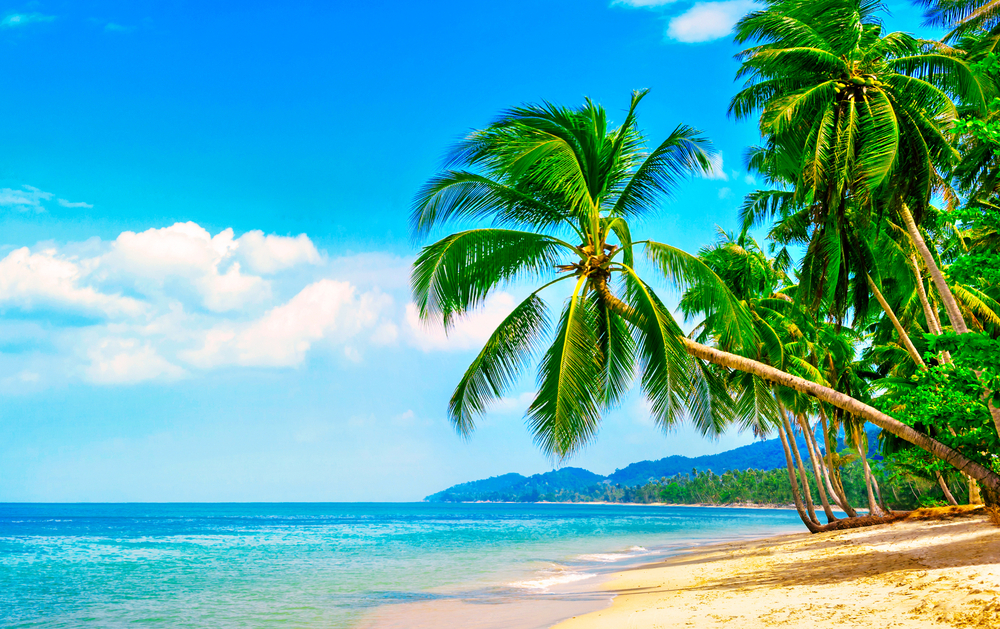
#> input picture 14_Smooting_filters/images/beach.jpg, 1000 x 629 px
$ jupyter execute averging.ipynb   (shell and % lines are left out)
#> lines starting #> are read from the running program, lines starting #| are printed output that depends on the picture
[cell 1]

import cv2
import numpy

[cell 2]
img = cv2.imread('./images/beach.jpg')
#> img is the input picture: shape (629, 1000, 3); mean B, G, R 169.6, 171.4, 88.4

cv2.imshow('image', img)
cv2.waitKey(0)
cv2.destroyAllWindows()

Averaging

[cell 3]
blur_avg3 = cv2.blur(img, (3,3))
blur_avg5 = cv2.blur(img, (5,5))
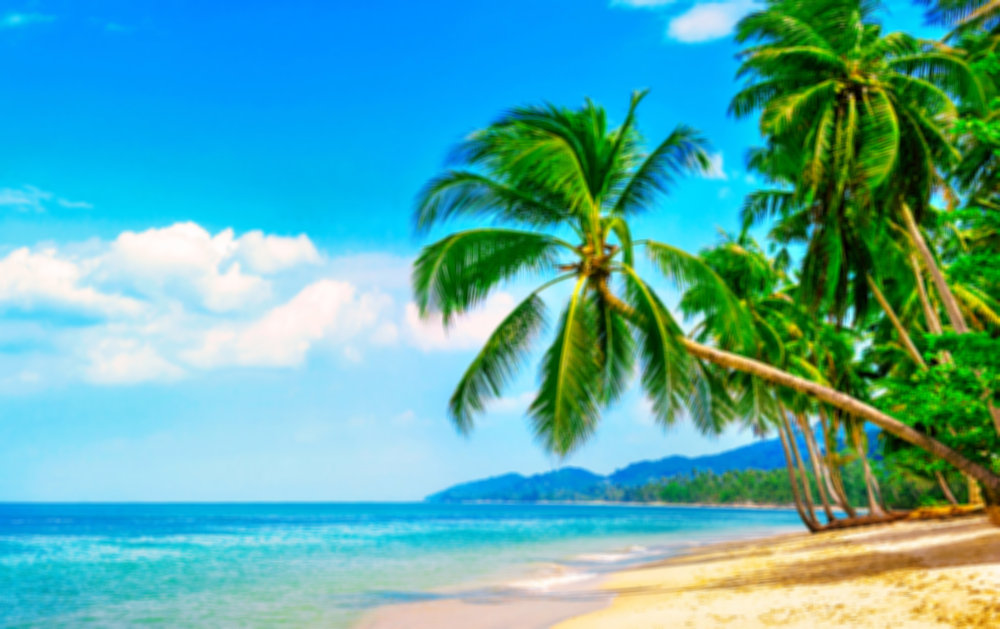
#> blur_avg5: shape (629, 1000, 3); mean B, G, R 169.6, 171.4, 88.4
blur_avg6 = cv2.blur(img, (6,6))
blur_avg7 = cv2.blur(img, (7,7))
blur_avg9 = cv2.blur(img, (9,9))
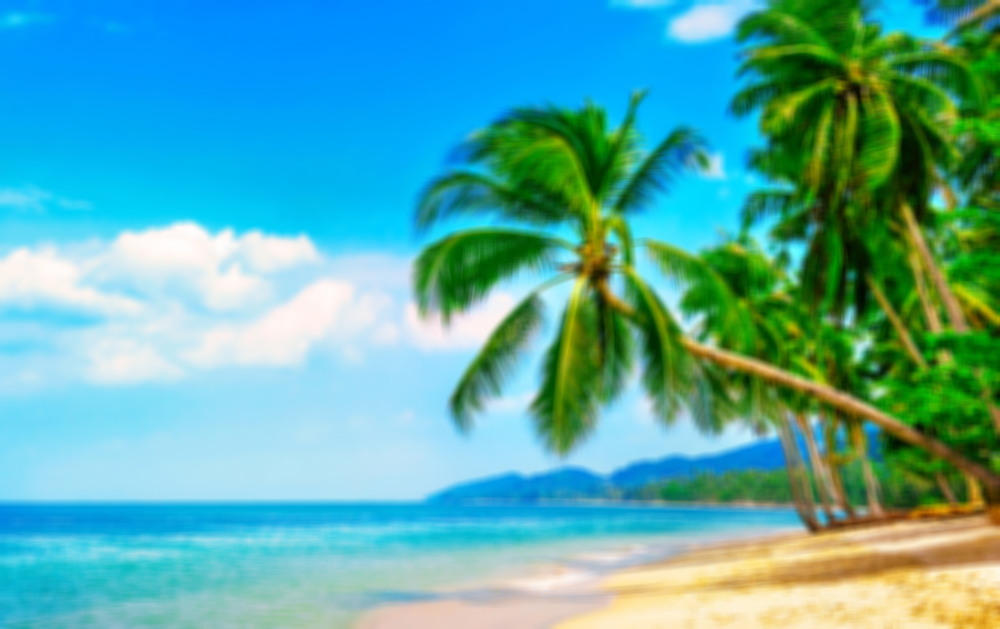
#> blur_avg9: shape (629, 1000, 3); mean B, G, R 169.6, 171.4, 88.4
